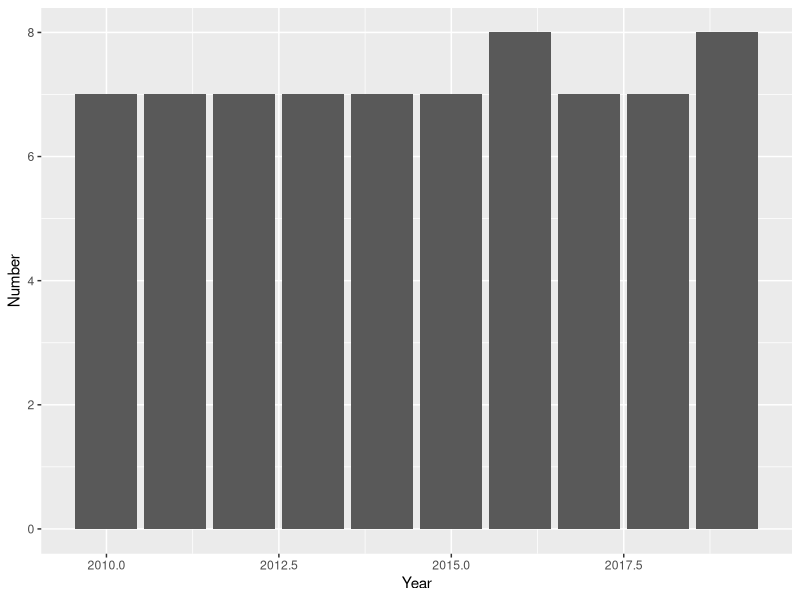

The R source for this figure:
## ---- chunk 1
# Libraries

library(tidyverse)
library(readr)
library(kableExtra)
library(bookdown)
library(readr)

## ---- chunk 2
tut9dat <- read_csv("Data/Data_Tables_Criminal_Incidents_Visualisation_Year_Ending_December_2019.csv")
## ---- chunk 3
drug_offences <- tut9dat %>%
  filter(`Offence Division` == "C Drug offences")
## ---- chunk 4
number_drug_offences <- drug_offences %>%
  group_by(Year) %>%
  summarise(Number = n())
## ---- chunk 5
number_drug_offences %>%
  kable(caption = "Number of Drug Offences each Year") %>%
  kable_styling()
## ---- chunk 6
ggplot(number_drug_offences,
       aes(x = Year,
       y = Number,
       group = Year)) +
  geom_col()
